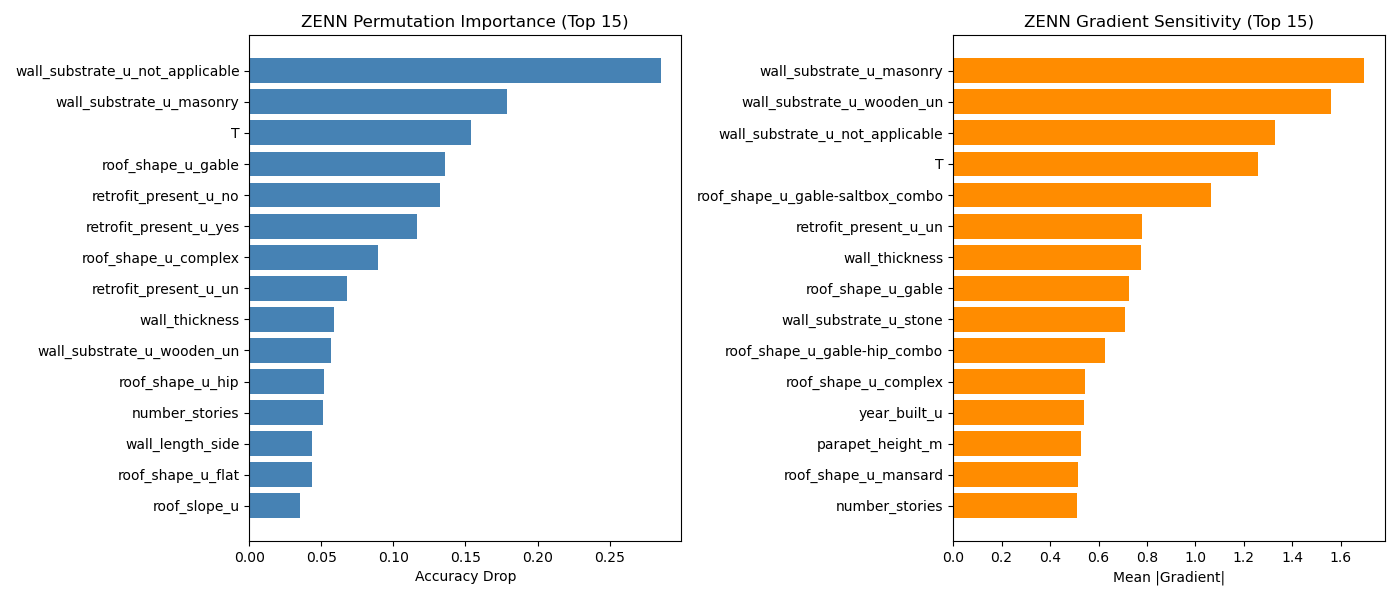

Here is the Python script that generated this plot:

import numpy as np
import pandas as pd
import torch
import torch.optim as optim
from sklearn.metrics import accuracy_score
from zenn_real_model import CoupledModel, KLDivergenceLoss, device
import matplotlib.pyplot as plt

# Config
SEED = 42
np.random.seed(SEED)
torch.manual_seed(SEED)

def train_model(X, y, epochs=2000):
    """Train a ZENN model and return it."""
    X_t = torch.tensor(X, dtype=torch.double).to(device)
    y_t = torch.tensor(y[:, None], dtype=torch.double).to(device)
    
    model = CoupledModel(width=32, input_dim=X.shape[1], num_networks=8).to(device)
    optimizer = optim.Adam(model.parameters(), lr=0.001)
    criterion = KLDivergenceLoss()
    
    for _ in range(epochs):
        optimizer.zero_grad()
        y_pred = model(X_t)
        loss = criterion(y_pred, y_t)
        loss.backward()
        torch.nn.utils.clip_grad_norm_(model.parameters(), 1.0)
        optimizer.step()
    
    return model

def permutation_importance(model, X, y, scale_factor=2.0, n_repeats=10):
    """Calculate permutation importance for each feature."""
    X_t = torch.tensor(X, dtype=torch.double).to(device)
    
    model.eval()
    with torch.no_grad():
        y_pred_base = model(X_t).cpu().numpy().flatten()
    
    y_pred_class = np.clip(np.round(y_pred_base * scale_factor).astype(int), 0, int(scale_factor))
    y_true_class = np.round(y * scale_factor).astype(int)
    base_acc = accuracy_score(y_true_class, y_pred_class)
    
    importances = []
    n_features = X.shape[1]
    
    for feat_idx in range(n_features):
        acc_drops = []
        for _ in range(n_repeats):
            X_permuted = X.copy()
            np.random.shuffle(X_permuted[:, feat_idx])
            
            X_perm_t = torch.tensor(X_permuted, dtype=torch.double).to(device)
            with torch.no_grad():
                y_pred_perm = model(X_perm_t).cpu().numpy().flatten()
            
            y_pred_perm_class = np.clip(np.round(y_pred_perm * scale_factor).astype(int), 0, int(scale_factor))
            perm_acc = accuracy_score(y_true_class, y_pred_perm_class)
            acc_drops.append(base_acc - perm_acc)
        
        importances.append(np.mean(acc_drops))
    
    return np.array(importances)

def gradient_sensitivity(model, X):
    """Calculate gradient-based feature sensitivity."""
    X_t = torch.tensor(X, dtype=torch.double, requires_grad=True).to(device)
    
    model.eval()
    y_pred = model(X_t)
    
    # Backprop to get gradients w.r.t. inputs
    y_pred.sum().backward()
    
    # Mean absolute gradient per feature
    grads = X_t.grad.cpu().numpy()
    mean_abs_grads = np.mean(np.abs(grads), axis=0)
    
    return mean_abs_grads

def main():
    # Load Data
    X = pd.read_csv("X_multiscale.csv", header=None).values
    y = pd.read_csv("y_consol.csv", header=None).values.flatten()
    
    # Load feature names
    feature_names = open("real_feature_names.txt").read().strip().split("\n")
    # Append 'T' as it was added last
    if len(feature_names) < X.shape[1]:
        feature_names.append("T (tornado_EF)")
    
    print(f"Training ZENN model on full dataset...")
    model = train_model(X, y, epochs=1500)
    
    print("Calculating Permutation Importance...")
    perm_imp = permutation_importance(model, X, y, scale_factor=2.0, n_repeats=5)
    
    print("Calculating Gradient Sensitivity...")
    grad_sens = gradient_sensitivity(model, X)
    
    # Create DataFrame
    results = pd.DataFrame({
        'Feature': feature_names[:X.shape[1]],
        'Permutation_Importance': perm_imp,
        'Gradient_Sensitivity': grad_sens
    })
    
    # Sort by Permutation Importance
    results = results.sort_values('Permutation_Importance', ascending=False)
    
    print("\n" + "="*60)
    print("ZENN FEATURE IMPORTANCE RESULTS")
    print("="*60)
    print(results.to_string(index=False))
    
    # Save
    results.to_csv("zenn_feature_importance.csv", index=False)
    print("\nSaved to zenn_feature_importance.csv")
    
    # Plot Top 15
    top_n = 15
    fig, axes = plt.subplots(1, 2, figsize=(14, 6))
    
    # Permutation Importance
    top_perm = results.head(top_n)
    axes[0].barh(top_perm['Feature'], top_perm['Permutation_Importance'], color='steelblue')
    axes[0].set_xlabel('Accuracy Drop')
    axes[0].set_title('ZENN Permutation Importance (Top 15)')
    axes[0].invert_yaxis()
    
    # Gradient Sensitivity
    results_grad = results.sort_values('Gradient_Sensitivity', ascending=False)
    top_grad = results_grad.head(top_n)
    axes[1].barh(top_grad['Feature'], top_grad['Gradient_Sensitivity'], color='darkorange')
    axes[1].set_xlabel('Mean |Gradient|')
    axes[1].set_title('ZENN Gradient Sensitivity (Top 15)')
    axes[1].invert_yaxis()
    
    plt.tight_layout()
    plt.savefig('zenn_feature_importance.png')
    print("Saved plot to zenn_feature_importance.png")

if __name__ == "__main__":
    main()
